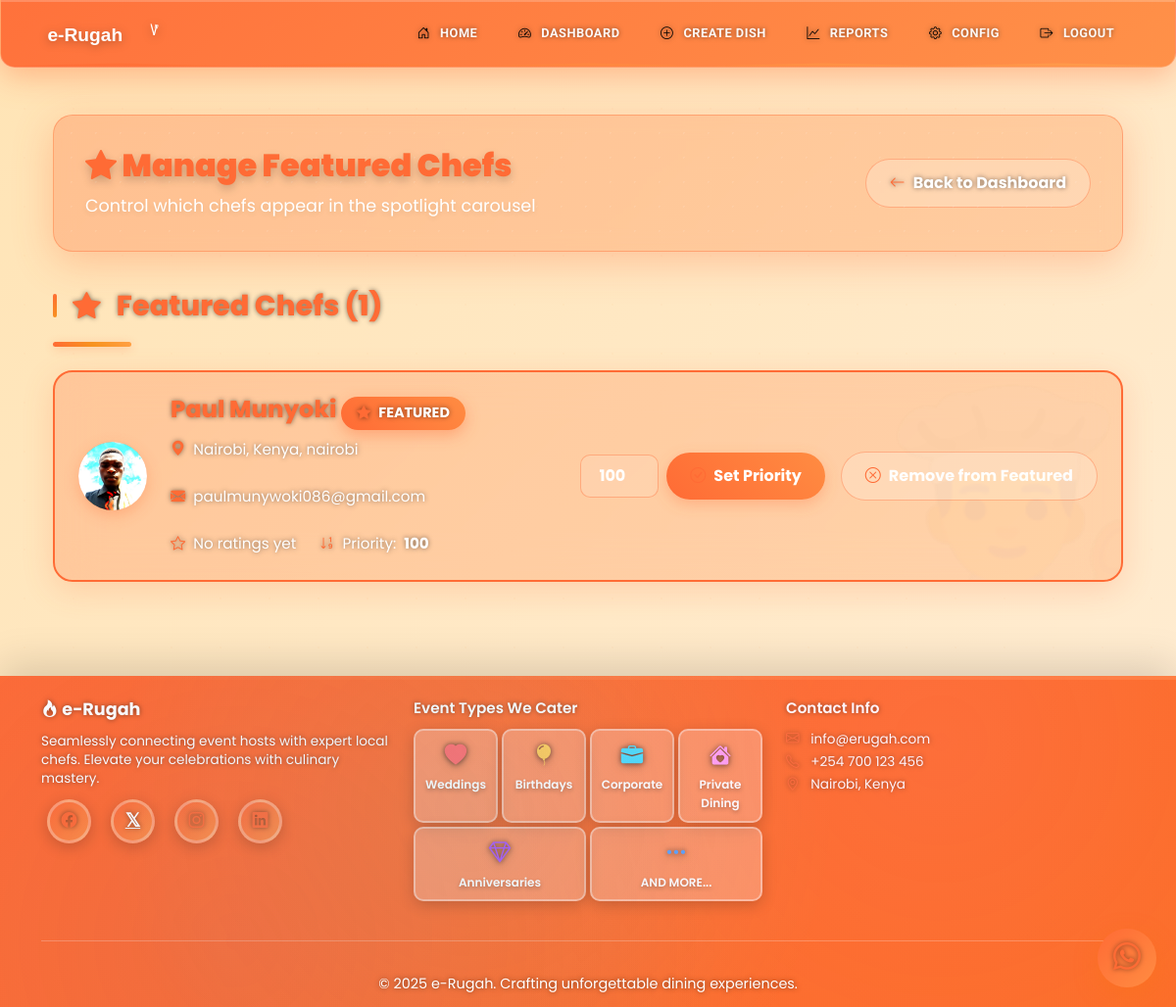
/admin/featured-chefs (signed in), run on the app's committed database.
### models.py (models this page shows, shortened)
class Chef(db.Model):
    id = db.Column(db.Integer, primary_key=True)
    user_id = db.Column(db.Integer, db.ForeignKey('user.id'), nullable=False)
    name = db.Column(db.String(100), nullable=False)
    phone = db.Column(db.String(20), nullable=False)
    county = db.Column(db.String(50), nullable=False)
    sub_county = db.Column(db.String(50), nullable=False)
    town = db.Column(db.String(50), nullable=False)
    about = db.Column(db.Text)
    meals_offered = db.Column(db.Text)
    photo_url = db.Column(db.String(200))
    is_verified = db.Column(db.Boolean, default=False)
    is_approved = db.Column(db.Boolean, default=False)
    created_at = db.Column(db.DateTime, default=datetime.utcnow)
    rating_total = db.Column(db.Integer, default=0)
    rating_count = db.Column(db.Integer, default=0)
    is_featured = db.Column(db.Boolean, default=False)
    featured_priority = db.Column(db.Integer, default=100)
    bookings = db.relationship('Booking', backref='chef', lazy=True)
    @property
    def location(self):
        return f"{self.town}, {self.county}"
    @property
    def has_ratings(self):
        return bool(self.rating_count)

class User(UserMixin, db.Model):
    id = db.Column(db.Integer, primary_key=True)
    email = db.Column(db.String(120), unique=True, nullable=False)
    password_hash = db.Column(db.String(200), nullable=False)
    role = db.Column(db.String(20), nullable=False)
    email_verified = db.Column(db.Boolean, default=False)
    sms_verified = db.Column(db.Boolean, default=False)
    created_at = db.Column(db.DateTime, default=datetime.utcnow)
    chef = db.relationship('Chef', backref='user', uselist=False, lazy=True)
    events = db.relationship('Event', backref='customer', lazy=True)

### main.py (the view)
@app.route('/admin/featured-chefs')
@role_required('admin')
def admin_featured_chefs():
    all_chefs = Chef.query.filter(
        Chef.is_verified.is_(True),
        Chef.is_approved.is_(True)
    ).order_by(
        Chef.is_featured.desc(),
        func.coalesce(Chef.featured_priority, 0).desc(),
        Chef.name
    ).all()
    return render_template('admin_featured_chefs.html', chefs=all_chefs)

### main.py (called while the page is built)
@app.context_processor
def inject_year():
    return {'year': datetime.now().year}

@login_manager.user_loader
def load_user(user_id):
    return User.query.get(int(user_id))

def role_required(role):
    def decorator(f):
        @wraps(f)
        @login_required
        def decorated_function(*args, **kwargs):
            if current_user.role != role:
                flash('Access denied. Insufficient permissions.', 'danger')
                return redirect(url_for('index'))
            return f(*args, **kwargs)
        return decorated_function
    return decorator

### templates/admin_featured_chefs.html (shortened to what this page needs)
{% extends "base.html" %}
{% block content %}
<div class="container mt-4">
    <div class="page-header">
        <div class="d-flex justify-content-between align-items-center flex-wrap gap-3">
            <div>
                <h2 class="mb-0" style="color: #ff6b35; font-weight: 900;">
                    <i class="bi bi-star-fill"></i> Manage Featured Chefs
                </h2>
                <p class="mb-0" style="font-size: 1.1rem; margin-top: 0.5rem;">
                    Control which chefs appear in the spotlight carousel
                </p>
            </div>
            <a href="{{ url_for('admin_dashboard') }}" class="btn btn-secondary">
                <i class="bi bi-arrow-left"></i> Back to Dashboard
            </a>
        </div>
    </div>
    {% set featured_chefs = chefs|selectattr('is_featured')|list %}
    {% if featured_chefs %}
    <div class="section-title">
        <i class="bi bi-star-fill"></i>
        Featured Chefs ({{ featured_chefs|length }})
    </div>
    {% for chef in featured_chefs %}
    <div class="chef-card featured">
        <div class="chef-info">
            <div class="chef-info-left">
                <div class="chef-avatar-admin">
                    {% if chef.photo_url %}
                        <img src="{{ chef.photo_url }}" alt="{{ chef.name }}">
                    {% else %}
                        <span>👨‍🍳</span>
                    {% endif %}
                </div>
                <div class="chef-details">
                    <h4>
                        {{ chef.name }}
                        <span class="featured-badge">
                            <i class="bi bi-star-fill"></i> FEATURED
                        </span>
                    </h4>
                    <div class="chef-meta">
                        <span>
                            <i class="bi bi-geo-alt-fill"></i>
                            {{ chef.location }}
                        </span>
                        <span>
                            <i class="bi bi-envelope-fill"></i>
                            {{ chef.user.email }}
                        </span>
                    {% if chef.has_ratings %}
                    <span>
                        <i class="bi bi-star-fill"></i>
                        <span class="rating-display">{{ "%.1f"|format(chef.average_rating) }}</span>
                        ({{ chef.rating_count }} ratings)
                    </span>
                    {% else %}
                    <span>
                        <i class="bi bi-star"></i>
                        No ratings yet
                    </span>
                    {% endif %}
                    <span>
                        <i class="bi bi-sort-numeric-down"></i>
                        Priority: <strong>{{ chef.featured_priority or 0 }}</strong>
                    </span>
                </div>
                </div>
            </div>
            <div class="chef-actions">
                <form method="POST" action="{{ url_for('set_chef_priority', chef_id=chef.id) }}" style="display: flex; gap: 0.5rem; align-items: center;">
                    <input type="number" name="priority" class="priority-input"
                           value="{{ chef.featured_priority or 0 }}" min="0" max="100" required>
                    <button type="submit" class="btn btn-primary">
                        <i class="bi bi-check-circle"></i> Set Priority
                    </button>
                </form>
                <form method="POST" action="{{ url_for('toggle_chef_featured', chef_id=chef.id) }}" style="display: inline;">
                    <button type="submit" class="btn btn-secondary">
                        <i class="bi bi-x-circle"></i> Remove from Featured
                    </button>
                </form>
            </div>
        </div>
    </div>
    {% endfor %}
    {% else %}
    <div class="empty-state">
        <i class="bi bi-star"></i>
        <h3 style="color: #ff6b35;">No Featured Chefs Yet</h3>
        <p>Select chefs from the list below to feature them on the homepage</p>
    </div>
    {% endif %}
    {% set available_chefs = chefs|rejectattr('is_featured')|list %}
</div>
{% endblock %}

### static/css/style.css (style rules this page uses)
:root { --primary-color: #ff6b35; --secondary-color: #f7931e; --success-color: #2ecc71; --danger-color: #e74c3c; --dark-color: #2c3e50; --light-color: #ecf0f1; --text-dark: #34495e; --accent-color: #ff9f43; --food-green: #6ab04c; --food-red: #eb4d4b; --food-purple: #9b59b6; --food-yellow: #f39c12; }
* { margin: 0; padding: 0; box-sizing: border-box; }
body { font-family: 'Poppins', sans-serif; color: var(--text-dark); line-height: 1.6; background: #fff8f0; background-image: radial-gradient(circle at 10% 20%, rgba(255, 107, 53, 0.05) 0%, transparent 50%), radial-gradient(circle at 90% 80%, rgba(247, 147, 30, 0.05) 0%, transparent 50%), radial-gradient(circle at 50% 50%, rgba(106, 176, 76, 0.03) 0%, transparent 70%); min-height: 100vh; position: relative; overflow-x: hidden; }
body::before { content: ''; position: fixed; top: -50%; right: -50%; width: 200%; height: 200%; background: radial-gradient(circle, rgba(255, 159, 67, 0.03) 1px, transparent 1px); background-size: 50px 50px; animation: grain 8s steps(10) infinite; pointer-events: none; z-index: -1; }
.btn-primary { background: linear-gradient(135deg, var(--primary-color), var(--secondary-color), var(--accent-color)); background-color: var(--primary-color); background-size: 200% auto; border: none; border-color: var(--primary-color); padding: 0.85rem 2.5rem; font-weight: 600; border-radius: 50px; box-shadow: 0 8px 25px rgba(255, 107, 53, 0.4); transition: all 0.4s cubic-bezier(0.68, -0.55, 0.265, 1.55); position: relative; overflow: hidden; color: white; }
.btn-primary::before { content: ''; position: absolute; top: 50%; left: 50%; width: 0; height: 0; border-radius: 50%; background: rgba(255, 255, 255, 0.3); transform: translate(-50%, -50%); transition: width 0.6s, height 0.6s; }
.chef-card { border: none; border-radius: 25px; overflow: hidden; transition: all 0.4s cubic-bezier(0.68, -0.55, 0.265, 1.55); background: white; box-shadow: 0 15px 45px rgba(0, 0, 0, 0.1); position: relative; }
.chef-card::before { content: '👨‍🍳'; position: absolute; font-size: 15rem; opacity: 0.03; top: -3rem; right: -3rem; pointer-events: none; animation: float 6s ease-in-out infinite; }
.section-title { position: relative; padding-bottom: 1.2rem; margin-bottom: 2rem; }
.section-title::after { content: ''; position: absolute; bottom: 0; left: 0; width: 80px; height: 5px; background: linear-gradient(90deg, var(--primary-color), var(--secondary-color), var(--accent-color)); border-radius: 10px; box-shadow: 0 2px 10px rgba(255, 107, 53, 0.3); }
.food-pattern { position: relative; }
.page-header { background: linear-gradient(135deg, var(--primary-color), var(--secondary-color), var(--accent-color)); background-size: 200% auto; color: white; padding: 2.5rem; border-radius: 25px; margin-bottom: 2.5rem; box-shadow: 0 15px 45px rgba(255, 107, 53, 0.4); animation: slideIn 0.6s ease-out, shimmer 8s linear infinite; position: relative; overflow: hidden; }
.page-header::before { content: ''; position: absolute; top: -50%; right: -50%; width: 200%; height: 200%; background: radial-gradient(circle, rgba(255, 255, 255, 0.1) 1px, transparent 1px); background-size: 25px 25px; animation: grain 15s linear infinite; }
.page-header h2 { margin: 0; font-weight: 800; position: relative; z-index: 1; text-shadow: 0 4px 10px rgba(0, 0, 0, 0.2); }
.page-header p { position: relative; z-index: 1; text-shadow: 0 2px 5px rgba(0, 0, 0, 0.1); }
.section-title { color: #2c3e50; font-size: 1.4rem; font-weight: 700; margin-bottom: 1.5rem; display: flex; align-items: center; gap: 0.5rem; }
.section-title::before { content: ''; width: 4px; height: 24px; background: linear-gradient(135deg, #ff6b35, #f7931e); border-radius: 2px; }

### templates/base.html (style rules this page uses)
* { scrollbar-width: thin; scrollbar-color: #ff6b35 rgba(255, 107, 53, 0.1); }

### data on the page
Chef: photo_url (picture), name "Paul Munyoki", location "Nairobi, Kenya, nairobi", user.email "paulmunywoki086@gmail.com", rating_count 0 (drawn), featured_priority "100", priority "100"

### other printed values
{{ featured_chefs|length }} "1"
